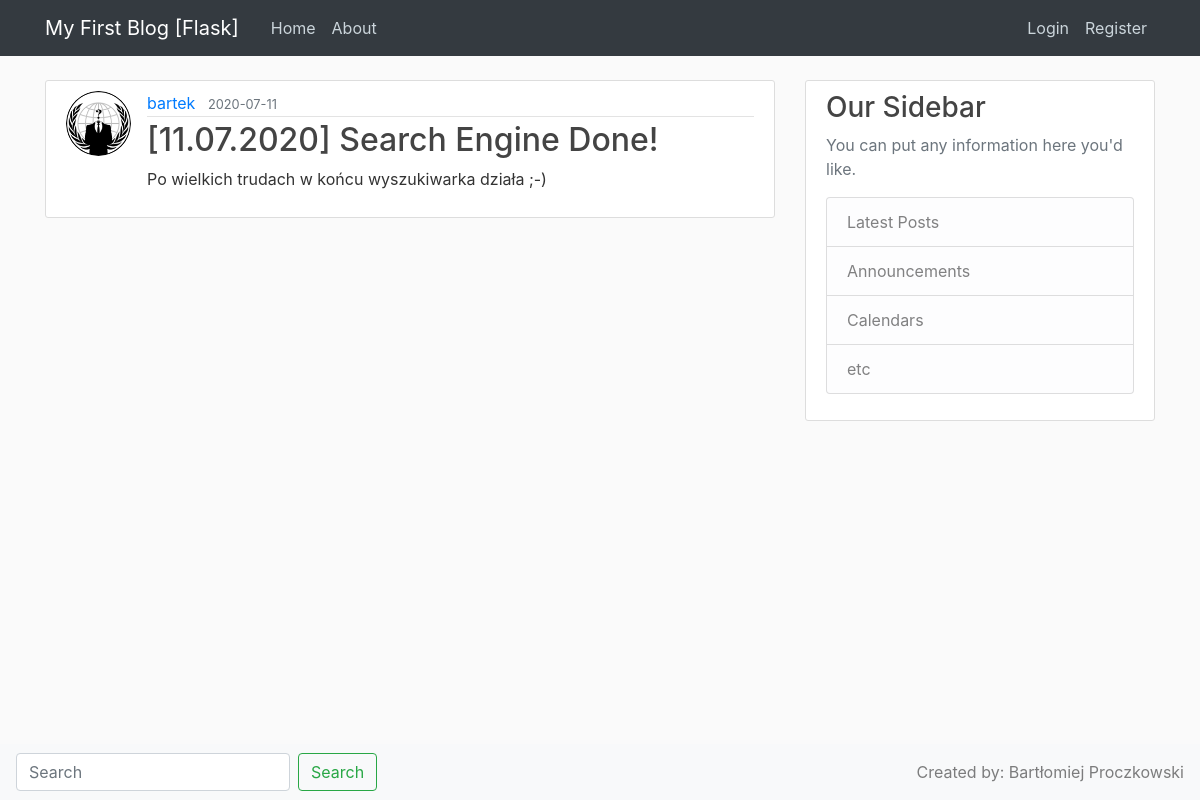
Screenshot of /post/3 with the database file from the repository.
### flaskblog/models.py (models this page shows, shortened)
class User(db.Model, UserMixin):
    id = db.Column(db.Integer, primary_key=True)
    username = db.Column(db.String(20), unique=True, nullable=False)
    email = db.Column(db.String(120), unique=True, nullable=False)
    image_file = db.Column(db.String(20), nullable=False, default='default.jpg')
    password = db.Column(db.String(60), nullable=False)
    posts = db.relationship('Post', backref='author', lazy=True)

class Post(db.Model):
    __searchable__ = ['title', 'content']
    id = db.Column(db.Integer, primary_key=True)
    title = db.Column(db.String(100), nullable=False)
    date_posted = db.Column(db.DateTime, nullable=False, default=datetime.utcnow)
    content = db.Column(db.Text, nullable=False)
    user_id = db.Column(db.Integer, db.ForeignKey('user.id'), nullable=False)

### flaskblog/routes.py (the view)
@app.route('/post/<int:post_id>')
def post(post_id):
    post = Post.query.get_or_404(post_id)
    return render_template('post.html', title=post.title, post=post)

### flaskblog/templates/post.html (shortened to what this page needs)
{% extends "layout.html" %}
{% block content %}
    <article class="media content-section">
        <img class="rounded-circle article-img" src="{{ url_for('static', filename='profile_pics/' + post.author.image_file) }}">
        <div class="media-body">
            <div class="article-metadata">
                <a class="mr-2" href="#">{{ post.author.username }}</a>
                <small class="text-muted">{{ post.date_posted.strftime('%Y-%m-%d') }}</small>
            </div>
            <h2 class="article-title">{{ post.title }}</h2>
            <p class="article-content">{{ post.content }}</p>
        </div>
    </article>
{% endblock content %}

### flaskblog/static/main.css (style rules this page uses)
body { background: #fafafa; color: #333333; margin-top: 5rem; }
h1, h2, h3, h4, h5, h6 { color: #444444; }
.content-section { background: #ffffff; padding: 10px 20px; border: 1px solid #dddddd; border-radius: 3px; margin-bottom: 20px; }
.article-title { color: #444444; }
.article-content { white-space: pre-line; }
.article-img { height: 65px; width: 65px; margin-right: 16px; }
.article-metadata { padding-bottom: 1px; margin-bottom: 4px; border-bottom: 1px solid #e3e3e3 }

### rows the page displays
User: image_file (picture), author.username "bartek"
Post: date_posted "2020-07-11", title "[11.07.2020] Search Engine Done!", content "Po wielkich trudach w końcu wyszukiwarka działa ;-)"
